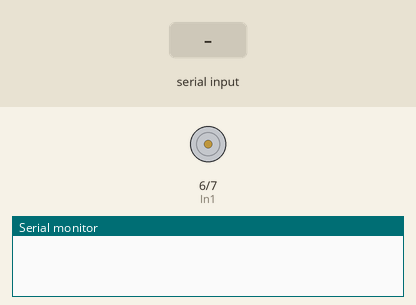
Simulated run of this sketch. Board: Arduino Uno, built with avr-gcc and run on an emulated ATmega328P. Parts: motor-driver pin pairs drawn as motors (green arrow = first pin HIGH = forward, orange = second pin HIGH = backward, longer = more drive), the last lines printed to the serial monitor. The test bench sets the inputs (shaded band).

Above: at 1.2 s.
1.3 s: "stop\n" received over Serial
At 2.5 s:
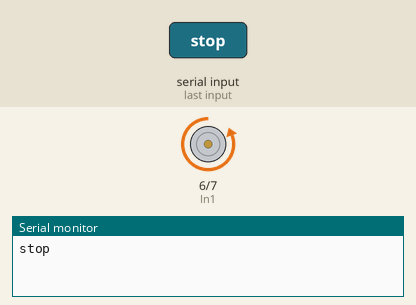
Timing chart, 0 to 8.3 s (numbered marks = the images above; inputs shaded):
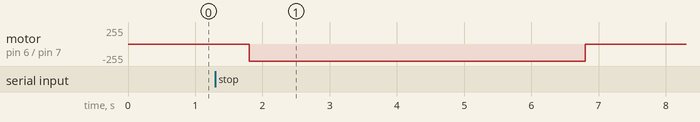

The sketch:

_____.ino
```cpp
const int In1 = 6;
const int In2 = 7;
String str;


void setup(){
  Serial.begin (115200);

  pinMode(In1, OUTPUT);
  pinMode(In2, OUTPUT);
  scanf("%s",&str);

}
void loop(){
  if(Serial.available()){                               //  接收指令
    str = Serial.readStringUntil('\n');                 //  接收指令
  }
  if (str == "run"){
    digitalWrite(In1, HIGH);
    digitalWrite(In2, LOW);
    delay(5000);
    str = "stop";
  }
  if(str == "stop"){
    Serial.println("stop");
    delay(500);
    digitalWrite(In1, LOW);
    digitalWrite(In2, HIGH);
    delay(5000);
    digitalWrite(In1, LOW);
    digitalWrite(In2, LOW);
    str =  " ";
  }
}
```

Measured:
- after the input at 1.3 s, motor on pin 6 (In1) / pin 7 (In2): stopped → backward 255/255 after 0.50 s, → stopped 5.0 s later
